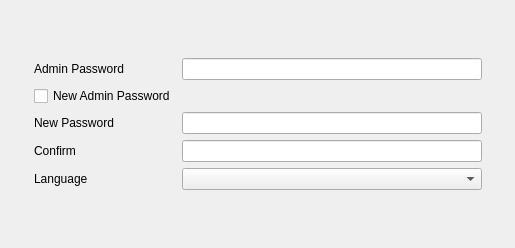
<?xml version="1.0" encoding="UTF-8"?>
<ui version="4.0">
 <class>WizardPageUser</class>
 <widget class="QWidget" name="WizardPageUser">
  <property name="geometry">
   <rect>
    <x>0</x>
    <y>0</y>
    <width>515</width>
    <height>248</height>
   </rect>
  </property>
  <property name="windowTitle">
   <string>Form</string>
  </property>
  <layout class="QGridLayout" name="gridLayout_2">
   <item row="0" column="1">
    <spacer name="verticalSpacer">
     <property name="orientation">
      <enum>Qt::Vertical</enum>
     </property>
     <property name="sizeHint" stdset="0">
      <size>
       <width>20</width>
       <height>16</height>
      </size>
     </property>
    </spacer>
   </item>
   <item row="1" column="0">
    <spacer name="horizontalSpacer">
     <property name="orientation">
      <enum>Qt::Horizontal</enum>
     </property>
     <property name="sizeHint" stdset="0">
      <size>
       <width>11</width>
       <height>20</height>
      </size>
     </property>
    </spacer>
   </item>
   <item row="1" column="1">
    <layout class="QGridLayout" name="gridLayout">
     <item row="1" column="0">
      <widget class="QCheckBox" name="checkBox_newPassword">
       <property name="text">
        <string>New Admin Password</string>
       </property>
      </widget>
     </item>
     <item row="2" column="1">
      <widget class="MyLineEdit" name="lineEdit_newPassword">
       <property name="maxLength">
        <number>32</number>
       </property>
       <property name="echoMode">
        <enum>QLineEdit::Password</enum>
       </property>
      </widget>
     </item>
     <item row="4" column="1">
      <widget class="ComboBox" name="comboBox_language"/>
     </item>
     <item row="0" column="0">
      <widget class="QLabel" name="label_password">
       <property name="text">
        <string>Admin Password</string>
       </property>
      </widget>
     </item>
     <item row="2" column="0">
      <widget class="QLabel" name="label_newPassword">
       <property name="text">
        <string>New Password</string>
       </property>
      </widget>
     </item>
     <item row="4" column="0">
      <widget class="QLabel" name="label_language">
       <property name="text">
        <string>Language</string>
       </property>
      </widget>
     </item>
     <item row="0" column="1">
      <widget class="MyLineEdit" name="lineEdit_password">
       <property name="minimumSize">
        <size>
         <width>300</width>
         <height>0</height>
        </size>
       </property>
       <property name="echoMode">
        <enum>QLineEdit::Password</enum>
       </property>
      </widget>
     </item>
     <item row="3" column="0">
      <widget class="QLabel" name="label_confirm">
       <property name="text">
        <string>Confirm</string>
       </property>
      </widget>
     </item>
     <item row="3" column="1">
      <widget class="MyLineEdit" name="lineEdit_confirm">
       <property name="maxLength">
        <number>32</number>
       </property>
       <property name="echoMode">
        <enum>QLineEdit::Password</enum>
       </property>
      </widget>
     </item>
    </layout>
   </item>
   <item row="1" column="2">
    <spacer name="horizontalSpacer_2">
     <property name="orientation">
      <enum>Qt::Horizontal</enum>
     </property>
     <property name="sizeHint" stdset="0">
      <size>
       <width>12</width>
       <height>20</height>
      </size>
     </property>
    </spacer>
   </item>
   <item row="2" column="1">
    <spacer name="verticalSpacer_2">
     <property name="orientation">
      <enum>Qt::Vertical</enum>
     </property>
     <property name="sizeHint" stdset="0">
      <size>
       <width>20</width>
       <height>16</height>
      </size>
     </property>
    </spacer>
   </item>
  </layout>
 </widget>
 <customwidgets>
  <customwidget>
   <class>ComboBox</class>
   <extends>QComboBox</extends>
   <header>combobox.h</header>
  </customwidget>
  <customwidget>
   <class>MyLineEdit</class>
   <extends>QLineEdit</extends>
   <header>mylineedit.h</header>
  </customwidget>
 </customwidgets>
 <tabstops>
  <tabstop>lineEdit_password</tabstop>
  <tabstop>checkBox_newPassword</tabstop>
  <tabstop>lineEdit_newPassword</tabstop>
  <tabstop>lineEdit_confirm</tabstop>
  <tabstop>comboBox_language</tabstop>
 </tabstops>
 <resources/>
 <connections/>
</ui>
